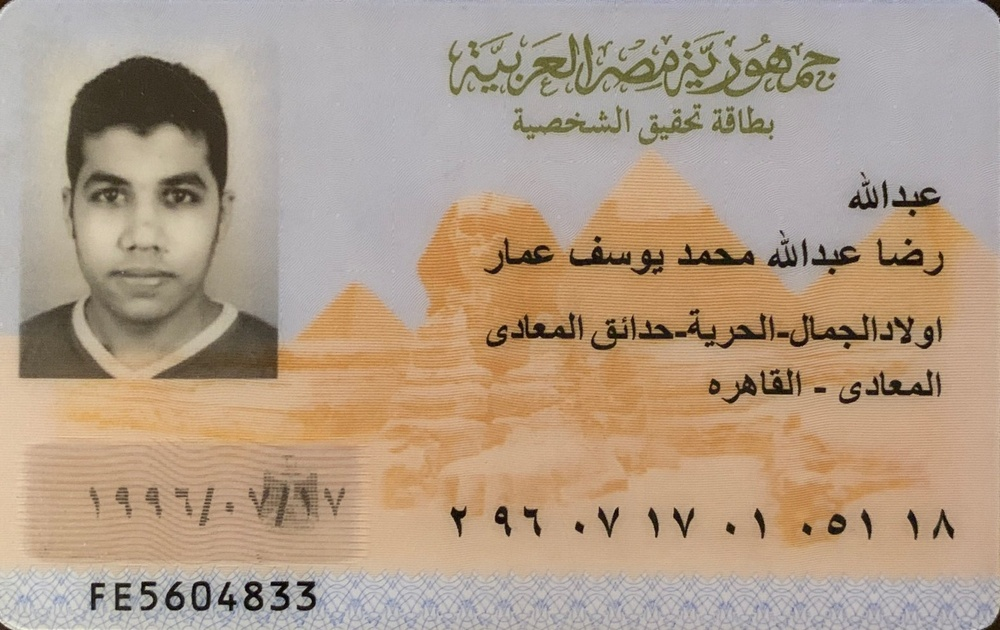
#> input picture HerokuApp_Version/Backend_heroku/Reference_Images/ID_REFERENCE.jpg, 1000 x 630 px, shrunk from 1568 x 988 before the run
$ python -i helper.py   (imports and definitions only)
#> lines starting #> are read from the running program, lines starting #| are printed output that depends on the picture; after the words box and inside, x2 and y2 are one past the last pixel; in counts of white or black regions, pixels touching at a corner belong together
#> further down, picture is the input picture: shape (630, 1000, 3); mean B, G, R 136.4, 156.7, 177.2
import numpy as np
import cv2
# [29 lines left out: functions order_points, four_point_transform, not called in this run]


def increase_brightness(img, value=50):
#> called with value = 50
    hsv = cv2.cvtColor(img, cv2.COLOR_BGR2HSV)
#> hsv: shape (630, 1000, 3); mean H, S, V 49.6, 62.2, 177.8
    h, s, v = cv2.split(hsv)
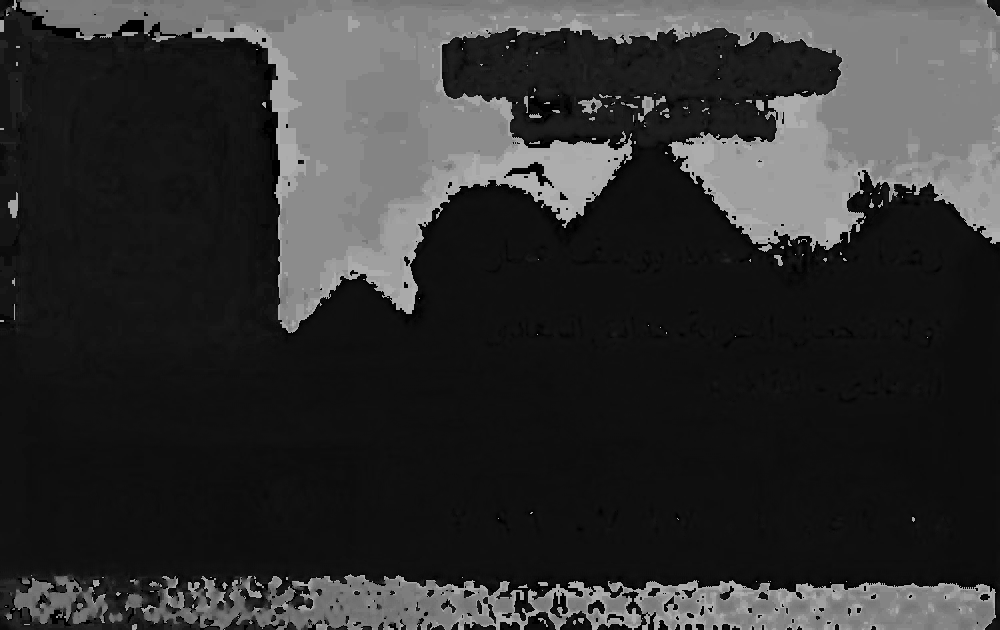
#> h: shape (630, 1000); min 0, max 179, mean 49.6
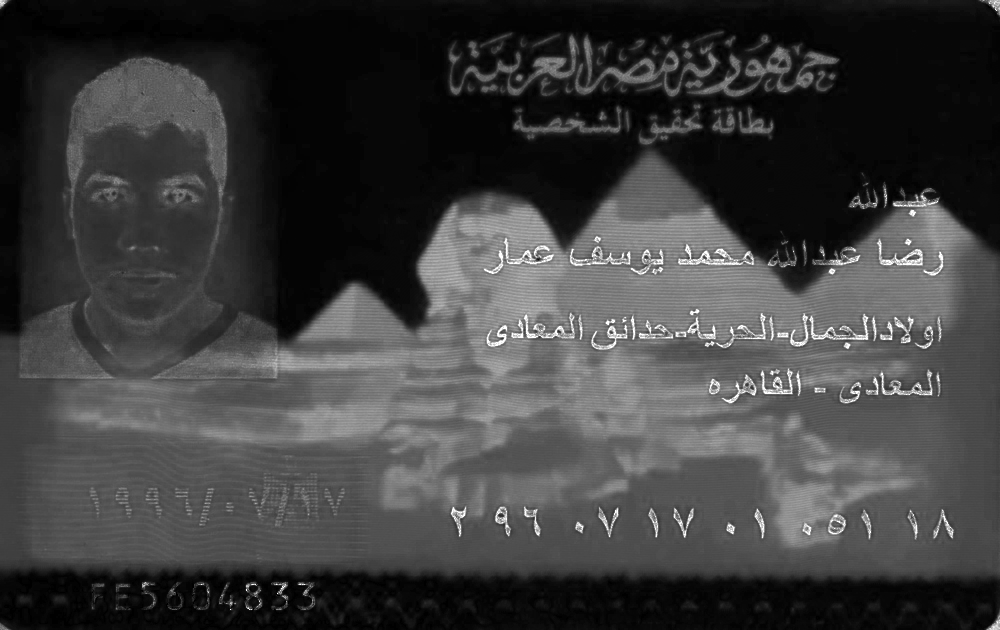
#> s: shape (630, 1000); min 0, max 255, mean 62.2
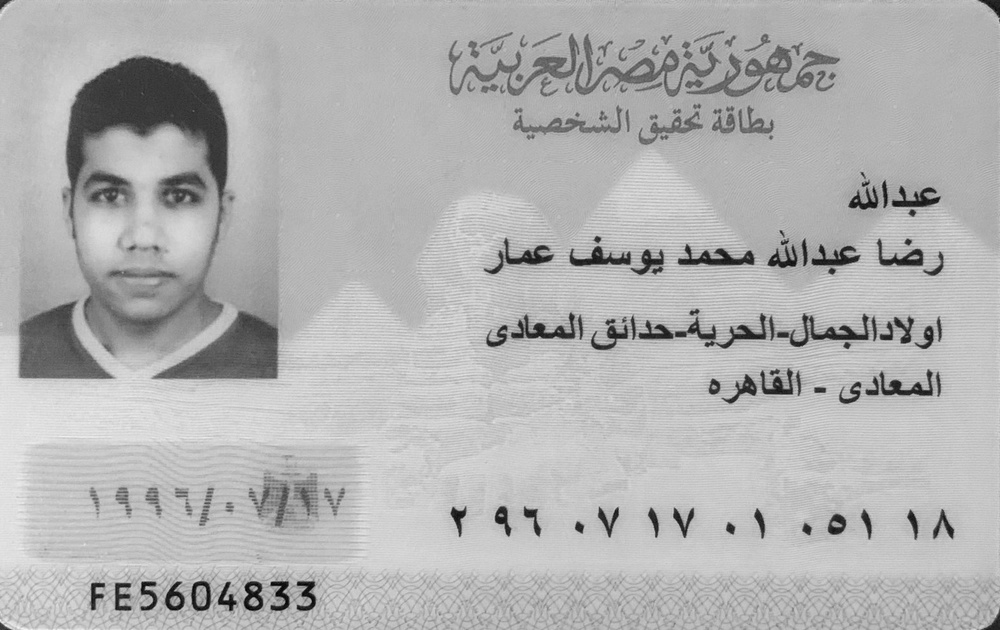
#> v: shape (630, 1000); min 2, max 244, mean 177.8

    lim = 255 - value
    v[v > lim] = 255
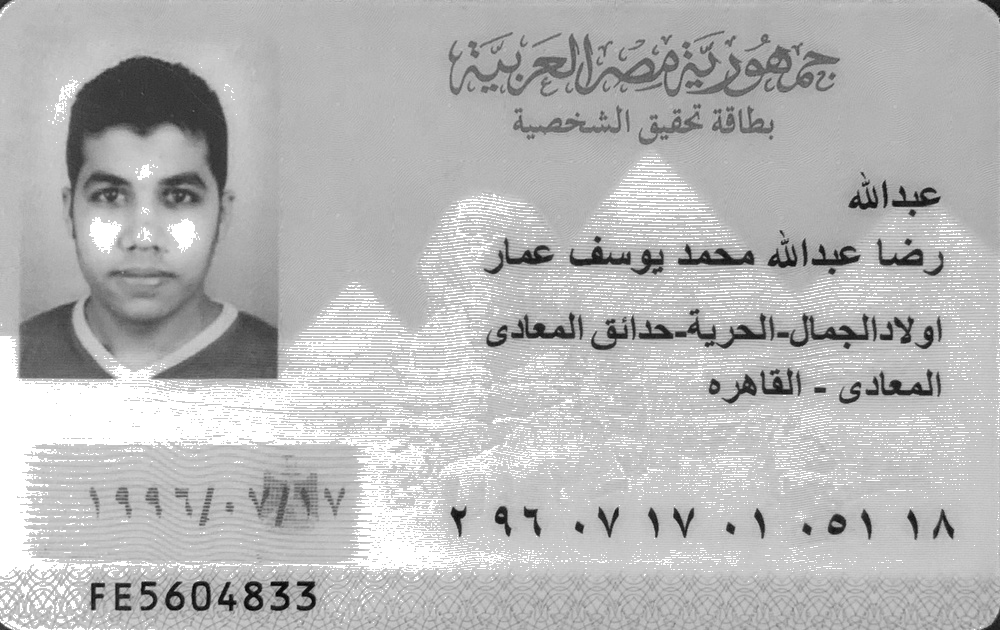
#> v: shape (630, 1000); 10.25% of pixels changed, all inside (x1, y1, x2, y2) = (0, 2, 1000, 630)
    v[v <= lim] += value
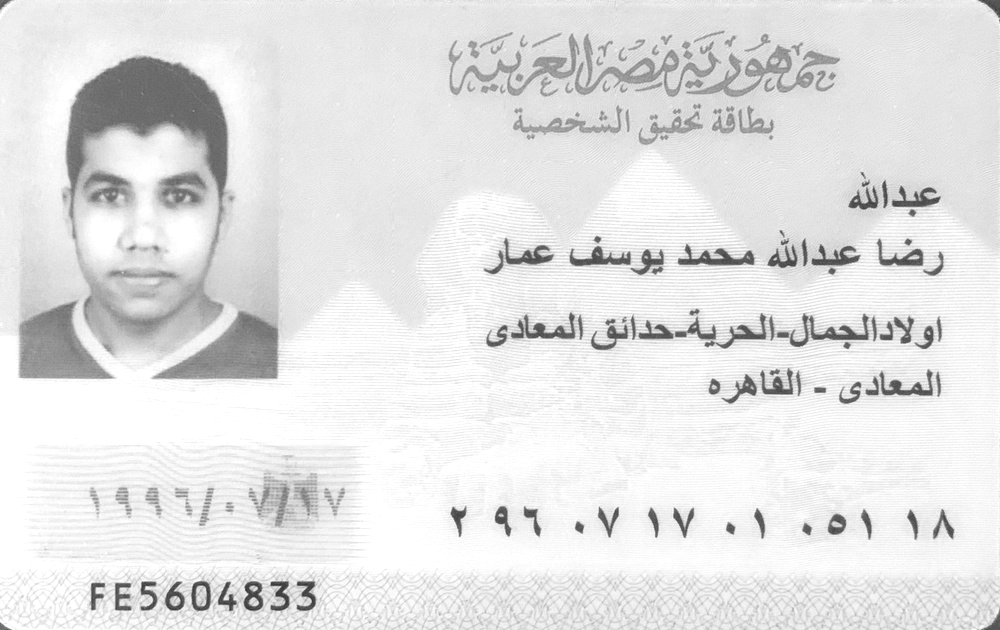
#> v: shape (630, 1000); min 52, max 255, mean 227.1

    final_hsv = cv2.merge((h, s, v))
#> final_hsv: shape (630, 1000, 3); mean H, S, V 49.6, 62.2, 227.1
    img = cv2.cvtColor(final_hsv, cv2.COLOR_HSV2BGR)
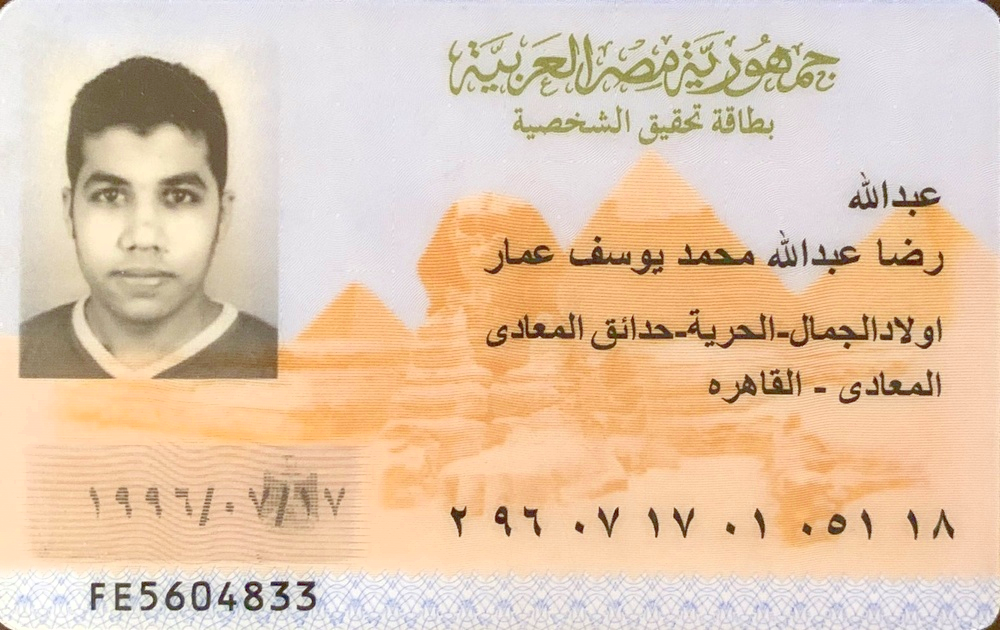
#> img: shape (630, 1000, 3); mean B, G, R 173.6, 199.6, 226.2
    return img

# [48 lines left out: functions ChangeDate, Parser, not called in this run]

>>> import cv2
>>> picture = cv2.imread('Reference_Images/ID_REFERENCE.jpg')
>>> result = increase_brightness(picture)
